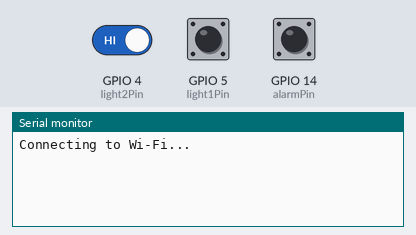
The program below on a simulated ESP8266 (NodeMCU). Shown: the last lines printed to the serial monitor. The test bench sets the inputs (shaded band); at power-on: GPIO 4 (light2Pin) HIGH, GPIO 14 (alarmPin) HIGH, GPIO 5 (light1Pin) HIGH. WiFi joins after 1.5 s; servers stay silent unless stated; no MQTT or app messages arrive unless stated.

Above: at 1.2 s.
1.3 s: GPIO 4 (light2Pin) driven LOW
At 1.46 s:
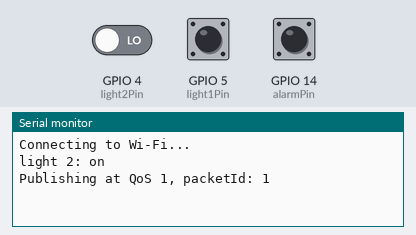
2.8 s: GPIO 14 (alarmPin) driven LOW
At 3.5 s:
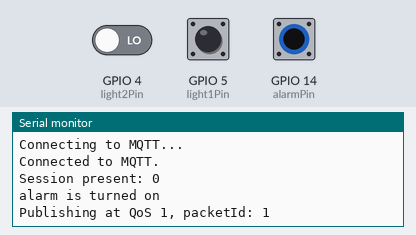
4.3 s: GPIO 5 (light1Pin) pulled LOW for 0.15 s
At 4.7 s:
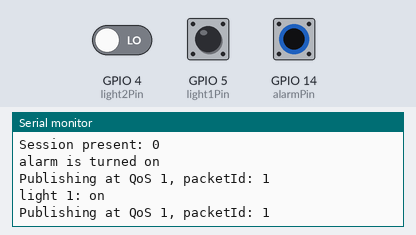
5.9 s: GPIO 5 (light1Pin) pulled LOW for 1 s
At 7.1 s:
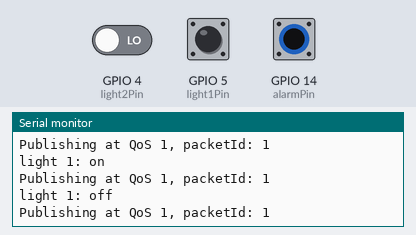
8.4 s: GPIO 14 (alarmPin) pulsed HIGH 2 times (0.12 s each, 0.3 s apart)
At 10.0 s:
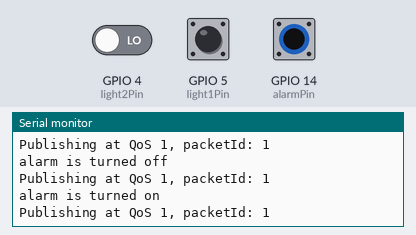

Measured:
- after the input at 1.3 s, the serial monitor: prints a new line at once (image 1)
- after the input at 2.8 s, the serial monitor: prints a new line at once (image 2)
- after the input at 4.3 s, the serial monitor: prints a new line at once (image 3)
- after the input at 5.9 s, the serial monitor: prints a new line at once (image 4)
- after the input at 8.4 s, the serial monitor: prints a new line after 0.12 s (image 5)

The program:

main.cpp
```cpp
#include <Arduino.h>
#include <ESP8266WiFi.h>
#include <Ticker.h>
#include <AsyncMqttClient.h>

// Wifi
#define WIFI_SSID "TP-Link_165C"
#define WIFI_PASSWORD "99368319"

#define MQTT_HOST IPAddress(192, 168, 0, 105)
#define MQTT_PORT 1883

#define MQTT_PUB_LIGHT1 "light1"
#define MQTT_PUB_LIGHT2 "light2"
#define MQTT_PUB_ALARM "alarm"
// lights
const int light1Pin = 5;
int currentLight1Value = LOW;
int lastLight1Value = HIGH;
const int light2Pin = 4;
int currentLight2Value = LOW;
int lastLight2Value = HIGH;
//light status strings
String light1Status = "off";
String light2Status = "off";
//alarm
const int alarmPin = 14;
int currentAlarmValue = LOW;
int lastAlarmValue = HIGH;
//alarm status string
String alarmStatus = "off";
AsyncMqttClient mqttClient;
Ticker mqttReconnectTimer;

WiFiEventHandler wifiConnectHandler;
WiFiEventHandler wifiDisconnectHandler;
Ticker wifiReconnectTimer;

void connectToWifi()
{
  Serial.println("Connecting to Wi-Fi...");
  WiFi.begin(WIFI_SSID, WIFI_PASSWORD);
}

void connectToMqtt()
{
  Serial.println("Connecting to MQTT...");
  mqttClient.connect();
}

void onWifiConnect(const WiFiEventStationModeGotIP &event)
{
  Serial.println("Connected to Wi-Fi.");
  connectToMqtt();
}

void onWifiDisconnect(const WiFiEventStationModeDisconnected &event)
{
  Serial.println("Disconnected from Wi-Fi.");
  mqttReconnectTimer.detach(); // ensure we don't reconnect to MQTT while reconnecting to Wi-Fi
  wifiReconnectTimer.once(2, connectToWifi);
}

void onMqttConnect(bool sessionPresent)
{
  Serial.println("Connected to MQTT.");
  Serial.print("Session present: ");
  Serial.println(sessionPresent);
  // uint16_t packetIdSub = mqttClient.subscribe("test/lol", 2);
  // Serial.print("Subscribing at QoS 2, packetId: ");
  // Serial.println(packetIdSub);

  // uint16_t packetIdPubLight1 = mqttClient.publish(MQTT_PUB_LIGHT1, 1, true, light1Status.c_str());
  // Serial.print("Publishing at QoS 1, packetId: ");
  // Serial.println(packetIdPubLight1);
  // uint16_t packetIdPubLight2 = mqttClient.publish(MQTT_PUB_LIGHT2, 1, true, light2Status.c_str());
  // Serial.print("Publishing at QoS 1, packetId: ");
  // Serial.println(packetIdPubLight2);
}

void onMqttDisconnect(AsyncMqttClientDisconnectReason reason)
{
  Serial.println("Disconnected from MQTT.");

  if (WiFi.isConnected())
  {
    mqttReconnectTimer.once(2, connectToMqtt);
  }
}

void onMqttSubscribe(uint16_t packetId, uint8_t qos)
{
  Serial.println("Subscribe acknowledged.");
  Serial.print("  packetId: ");
  Serial.println(packetId);
  Serial.print("  qos: ");
  Serial.println(qos);
}

void onMqttUnsubscribe(uint16_t packetId)
{
  Serial.println("Unsubscribe acknowledged.");
  Serial.print("  packetId: ");
  Serial.println(packetId);
}

void onMqttMessage(char *topic, char *payload, AsyncMqttClientMessageProperties properties, size_t len, size_t index, size_t total)
{
  Serial.println("Publish received.");
  Serial.print("  topic: ");
  Serial.println(topic);
  Serial.print("  qos: ");
  Serial.println(properties.qos);
  Serial.print("  dup: ");
  Serial.println(properties.dup);
  Serial.print("  retain: ");
  Serial.println(properties.retain);
  Serial.print("  len: ");
  Serial.println(len);
  Serial.print("  index: ");
  Serial.println(index);
  Serial.print("  total: ");
  Serial.println(total);
}

void onMqttPublish(uint16_t packetId)
{
  Serial.println("Publish acknowledged.");
  Serial.print("  packetId: ");
  Serial.println(packetId);
}

void setup()
{
  Serial.begin(115200);
  Serial.println();
  Serial.println();
  pinMode(light1Pin, INPUT_PULLUP);
  // lastLight1Value = digitalRead(light1Pin);
  pinMode(light2Pin, INPUT);
  // lastLight2Value = digitalRead(light2Pin);
  pinMode(alarmPin, INPUT);
  wifiConnectHandler = WiFi.onStationModeGotIP(onWifiConnect);
  wifiDisconnectHandler = WiFi.onStationModeDisconnected(onWifiDisconnect);

  mqttClient.onConnect(onMqttConnect);
  mqttClient.onDisconnect(onMqttDisconnect);
  mqttClient.onSubscribe(onMqttSubscribe);
  mqttClient.onUnsubscribe(onMqttUnsubscribe);
  mqttClient.onMessage(onMqttMessage);
  mqttClient.onPublish(onMqttPublish);
  mqttClient.setServer(MQTT_HOST, MQTT_PORT);

  connectToWifi();
}

void loop()
{
  currentLight1Value = digitalRead(light1Pin);
  currentLight2Value = digitalRead(light2Pin);
  currentAlarmValue =digitalRead(alarmPin);
  if(currentLight1Value == LOW && lastLight1Value == HIGH){
    if(light1Status == "off"){
      light1Status = "on";
    }
    else{
      light1Status = "off";
    }
    Serial.print("light 1: ");
    Serial.println(light1Status);
    uint16_t packetIdPubLight1 = mqttClient.publish(MQTT_PUB_LIGHT1, 1, true, light1Status.c_str());
    Serial.print("Publishing at QoS 1, packetId: ");
    Serial.println(packetIdPubLight1);
  }
  lastLight1Value = currentLight1Value;
  if(currentLight2Value == LOW && lastLight2Value == HIGH){
    if(light2Status == "off"){
      light2Status = "on";
    }
    else{
      light2Status = "off";
    }
    Serial.print("light 2: ");
    Serial.println(light2Status);
    uint16_t packetIdPubLight2 = mqttClient.publish(MQTT_PUB_LIGHT2, 1, true, light2Status.c_str());
    Serial.print("Publishing at QoS 1, packetId: ");
    Serial.println(packetIdPubLight2);
  }
  lastLight2Value = currentLight2Value;
  if(currentAlarmValue == LOW && lastAlarmValue == HIGH){
    if(alarmStatus == "off"){
      alarmStatus = "on";
    }
    else{
      alarmStatus = "off";
    }
    Serial.print("alarm is turned ");
    Serial.println(alarmStatus);
    uint16_t packetIdPubAlarm = mqttClient.publish(MQTT_PUB_ALARM, 1, true, alarmStatus.c_str());
    Serial.print("Publishing at QoS 1, packetId: ");
    Serial.println(packetIdPubAlarm);
  }
  lastAlarmValue = currentAlarmValue;
}
```
